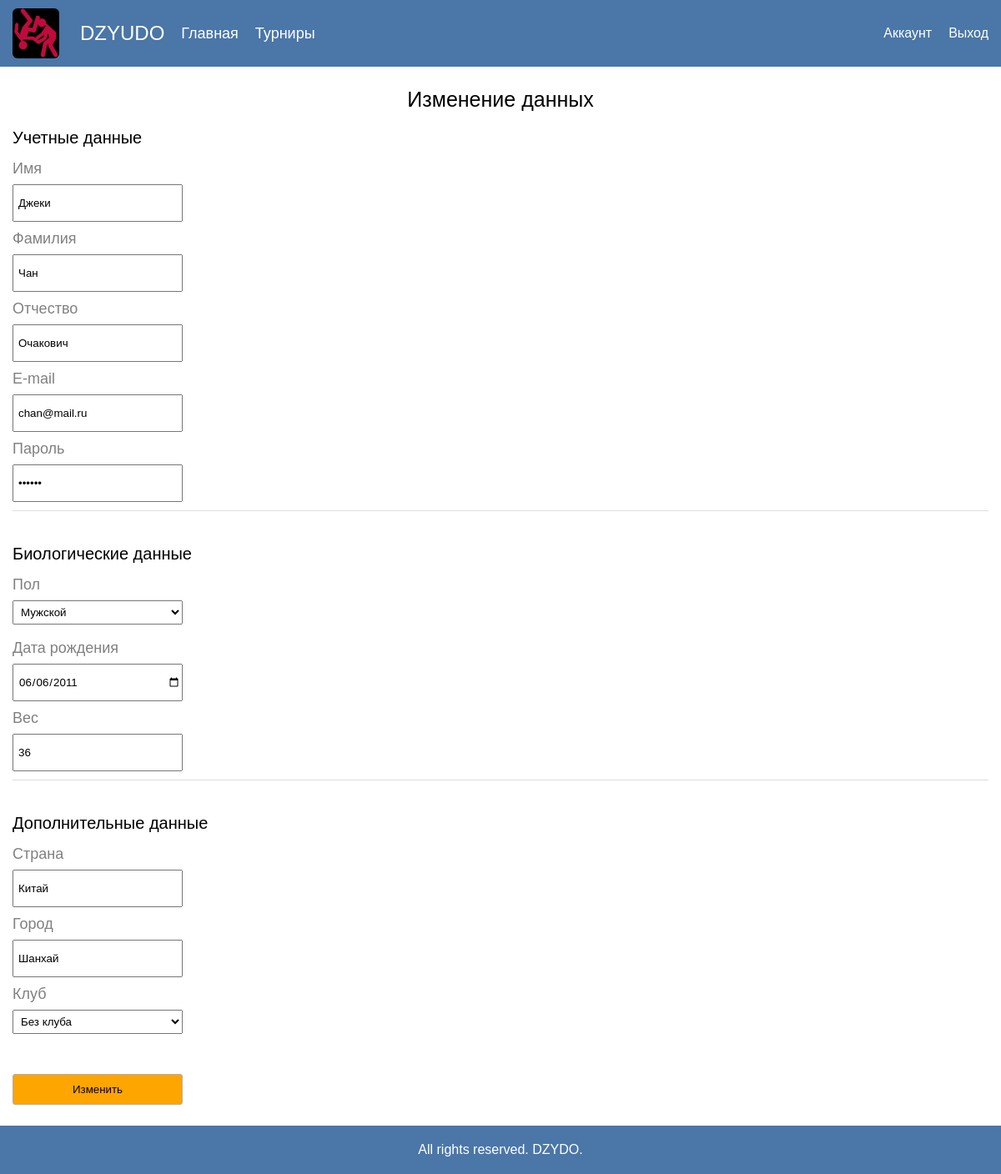
The app's page /cabinet/edit (signed in) with its own data.
### tables this page shows
CREATE TABLE `user` (
  `id` int(11) NOT NULL,
  `name` varchar(255) NOT NULL,
  `surname` varchar(255) DEFAULT NULL,
  `patronymic` varchar(255) DEFAULT NULL,
  `country` varchar(255) DEFAULT NULL,
  `city` varchar(255) DEFAULT NULL,
  `email` varchar(255) NOT NULL,
  `data_of_birth` date DEFAULT NULL,
  `sex_id` int(11) NOT NULL,
  `weight` int(11) DEFAULT NULL,
  `club_id` int(11) NOT NULL,
  `role` varchar(255) NOT NULL DEFAULT 'user',
  `password` varchar(255) NOT NULL
);

### config/routes.php (called while the page is built)
<?php
return array(
    'tournaments/([0-9]+)/matches/([0-9]+)' => 'tournaments/matchView/$1/$2',
    'tournaments/([0-9]+)' => 'tournaments/view/$1',
    'tournaments' => 'tournaments/index',
    'admin/request/delete/([0-9]+)' => 'admin/requestDelete/$1',
    'admin/tournaments/([0-9]+)/matches/edit/([0-9]+)' => 'admin/matchEdit/$1/$2',
    'admin/tournaments/toss/([0-9]+)' => 'admin/toss/$1',
    'admin/tournaments/invite/([0-9]+)/user/([0-9]+)' => 'admin/inviteTry/$1/$2',
    'admin/tournaments/invite/([0-9]+)' => 'admin/invite/$1',
    'admin/tournaments/delete/([0-9]+)' => 'admin/tournamentsDelete/$1',
    'admin/tournaments/edit/([0-9]+)' => 'admin/tournamentsEdit/$1',
    'admin/tournaments/([0-9]+)' => 'admin/tournamentsView/$1',
    'admin/tournaments/add' => 'admin/tournamentsAdd',
    'admin/tournaments' => 'admin/tournaments',
    'admin/users/edit/([0-9]+)' => 'admin/usersEdit/$1',
    'admin/users/([0-9]+)' => 'admin/usersView/$1',
    'admin/users/add' => 'admin/usersAdd',
    'admin/users' => 'admin/users',
    'admin' => 'admin/index',
    'cabinet/edit' => 'cabinet/edit',
    'cabinet' => 'cabinet/index',
    'user/logout' => 'user/logout',
    'user/register' => 'user/register',
    'user/login' => 'user/login',
    '' => 'main/index',
);

### controllers/CabinetController.php (called while the page is built, shortened)
<?php
include_once ROOT.'/models/USER.php';
include_once ROOT.'/models/Club.php';
include_once ROOT . '/models/Sex.php';
class CabinetController
{
    public function actionEdit(){
        $id = USER::isLogged();
        $user = USER::getUser($id);
        $userView = USER::getUserView($id);
        $clubs = Club::getClubs();
        $getSex = Sex::getSex();
        $result = false;
        require_once ("views/edit.php");
        return true;
    }
}

### index.php (called while the page is built, shortened)
<?php
require_once (ROOT.'/components/Router.php');
require_once (ROOT.'/components/DB.php');
$router = new Router();
$router -> run();

### models/USER.php (called while the page is built, shortened)
<?php
class USER
{
    public static function isGuest()
    {
        if (!isset($_SESSION['logged_user'])) {
            return true;
        } else {
            return false;
        }
    }
    public static function getUser($id)
    {
        if ($id) {
            $db = new DB();
            $sql = "SELECT user.id,user.name,user.password, user.surname,user.patronymic,user.country,user.city,user.email,user.data_of_birth,user.role,sex.name as 'sex_name',user.weight,club.name as 'club_name' FROM user INNER JOIN club INNER JOIN sex ON user.club_id = club.id AND user.sex_id = sex.id WHERE user.id = :id";
            return $db->queryObj($sql, [':id' => $id]);
        }
    }
    public static function getUserView($id)
    {
        if ($id) {
            $db = new DB();
            $sql = "SELECT user.name,user.password, user.surname,user.patronymic,user.country,user.city,user.email,user.data_of_birth,sex.name as 'sex_name',user.weight,club.name as 'club_name' FROM user INNER JOIN club INNER JOIN sex ON user.club_id = club.id AND user.sex_id = sex.id WHERE user.id = :id";
            $user = $db->queryObj($sql, [':id' => $id]);
            $vars = get_object_vars($user);
            return $user;
        }
    }
}

### components/DB.php (called while the page is built, shortened)
<?php
class DB extends PDO
{
    public  function queryObj($sql, $params)
    {
        $stmt = $this->prepare($sql);
        $stmt->execute($params);
        return $some = $stmt->fetch(PDO::FETCH_OBJ);
    }
    public  function queryAssocNoP($sql)
    {
        $stmt = $this->prepare($sql);
        $stmt->execute();
        return $some = $stmt->fetchAll(PDO::FETCH_ASSOC);
    }
}

### models/Sex.php (called while the page is built, shortened)
<?php
class Sex
{
    public static function getSex(){
        $db = new DB();
        return $db->queryAssocNoP("SELECT * FROM sex");
    }
}

### models/Club.php (called while the page is built)
<?php
class Club
{
    public static function getClubs(){
        $db = new DB();
        return $db->queryAssocNoP("SELECT * FROM club");
    }
}

### views/edit.php (the view, shortened to what this page needs)
<?php
include_once('header.php');
?>
<div class="edit">
    <div class="container">
        <div class="edit-content">
            <div class="edit-title">Изменение данных</div>
            <?php if ($result): ?>
                <div class="register-done">Данные изменены.  <a href="/cabinet">Вернуться в кабинет</a> </div>
            <?php else: ?>
            <div class="edit-bio-wrap">
                <form action="" method="post">
                    <div class="edit-bio-group">
                        <div class="edit-bio-title">Учетные данные</div>
                        <div class="edit-bio-row">
                            <label for="name" class="register-form-label">Имя</label>
                            <input type="text" placeholder="Имя" name="name" id="name" class="register-form-some"
                                   value="<?php echo $userView->name ?>">
                        </div>
                        <div class="edit-bio-row">
                            <label for="surname" class="register-form-label">Фамилия</label>
                            <input type="text" placeholder="Фамилия" name="surname" id="surname"
                                   class="register-form-some" value="<?php echo $userView->surname ?>">
                        </div>
                        <div class="edit-bio-row">
                            <label for="patronymic" class="register-form-label">Отчество</label>
                            <input type="text" placeholder="Отчество" name="patronymic" id="patronymic"
                                   class="register-form-some" value="<?php echo $userView->patronymic ?>">
                        </div>
                        <div class="edit-bio-row">
                            <label for="email" class="register-form-label">E-mail</label>
                            <input type="text" placeholder="E-mail" name="email" id="email" class="register-form-some"
                                   value="<?php echo $userView->email ?>">
                        </div>
                        <div class="edit-bio-row">
                            <label for="password" class="register-form-label">Пароль</label>
                            <input type="password" placeholder="Пароль" name="password" id="password" class="register-form-some"
                                   value="<?php echo $userView->password?>">
                        </div>
                    </div>
                    <div class="edit-bio-group">
                        <div class="edit-bio-title">Биологические данные</div>
                        <div class="edit-bio-row">
                            <label for="sex" class="register-form-label">Пол</label>
                            <select name="sex" id="sex" class="edit-select">
                                <?php foreach ($getSex as  $value):?>
                                    <?php if ($user->sex_name == $value['name']):?>
                                        <option value="<?php echo $value['id']; ?>" selected="selected"><?php echo $value['name']; ?></option>
                                    <?php else:?>
                                        <option value="<?php echo $value['id']; ?>"><?php echo $value['name']; ?></option>
                                <?php endif;?>
                                <?php endforeach;?>
                            </select>
                        </div>
                        <div class="edit-bio-row">
                            <label for="data" class="register-form-label">Дата рождения</label>
                            <?php if($user->data_of_birth==NULL):?>
                            <input type="date" placeholder="Дата рождения" name="data" id="data" class="register-form-some">
                            <?php else:?>
                            <input type="date" placeholder="Дата рождения" name="data" id="data" class="register-form-some" value="<?php echo $user->data_of_birth; ?>">
                            <?php endif;?>
                        </div>
                        <div class="edit-bio-row">
                            <label for="weight" class="register-form-label">Вес</label>
                            <input type="text" placeholder="Вес" name="weight" id="weight" class="register-form-some"
                                   value="<?php echo $userView->weight?>">
                        </div>
                    </div>
                    <div class="edit-bio-group">
                        <div class="edit-bio-title">Дополнительные данные</div>
                        <div class="edit-bio-row">
                            <label for="country" class="register-form-label">Страна</label>
                            <input type="text" placeholder="Страна" name="country" id="country"
                                   class="register-form-some" value="<?php echo $userView->country; ?>">
                        </div>
                        <div class="edit-bio-row">
                            <label for="city" class="register-form-label">Город</label>
                            <input type="text" placeholder="Город" name="city" id="city"
                                   class="register-form-some" value="<?php echo $userView->city; ?>">
                        </div>
                        <div class="edit-bio-row">
                            <label for="club_name_2" class="register-form-label">Клуб</label>
                            <select name="club_name_1" id="club_name_1" class="edit-select" onchange="check()">
                                <?php foreach ($clubs as  $value):?>
                                    <?php if ($user->club_name == $value['name']):?>
                                        <option value="<?php echo $value['id']; ?>" selected="selected"><?php echo $value['name']; ?></option>
                                    <?php else:?>
                                        <option value="<?php echo $value['id']; ?>"><?php echo $value['name']; ?></option>
                                    <?php endif;?>
                                <?php endforeach;?>
                            </select>
                        </div>
                    </div>
                    <input type="submit" value="Изменить" name="submit" class="register-form-button">
                </form>
                <?php endif; ?>
            </div>
        </div>
    </div>
</div>
<?php
include_once('footer.php');
?>

### components/Router.php (shortened to what this page needs)
<?php
class Router{
    private $routes;
    public function __construct()
    {
        $routerPath = ROOT.'/config/routes.php';
        $this->routes = include($routerPath);
    }
    private function getURI()
    {
        if (!empty($_SERVER['REQUEST_URI'])){
            return trim( $_SERVER['REQUEST_URI'] , '/');
        }
    }
    public function run()
    {
        $uri = $this->getURI();
        foreach ($this->routes as $uriPattern => $path){
            if (preg_match("~^$uriPattern$~", $uri)) {
                $internalRoute = preg_replace("~^$uriPattern$~",$path,$uri);
                $segments = explode('/', $internalRoute);
                $controllerName = ucfirst(array_shift($segments) . 'Controller');
                $actionName = 'action' . ucfirst(array_shift($segments));
                $parameters = $segments;
                $controllerObject = new $controllerName;
                $result = call_user_func_array(array($controllerObject,$actionName),$parameters);
                if ($result != null) {
                    break;
                }
            }
        }
    }
}

### views/header.php (shortened to what this page needs)
<!doctype html>
<html lang="ru">
<head>
    <link href="/css/style.css" rel="stylesheet" type="text/css">
</head>
<body>
<header>
    <div class="container">
        <div class="header-content">
            <div class="header-content-left">
                <img src="/img/logo.jpg" alt="" class="logo">
                <div class="header-2-name">DZYUDO</div>
                <a href="/" class="header-2-a">Главная</a>
                <a href="/tournaments" class="header-2-a">Турниры</a>
            </div>
            <div class="header-content-right">
                <?php if (USER::isGuest()):?>
                <div class="header-content-right-some"><a href="/user/register">Зарегестрироваться</a></div>
                <div class="header-content-right-some"><a href="/user/login">Вход</a></div>
                <?php else: ?>
                <div class="header-content-right-some"><a href="/cabinet">Аккаунт</a></div>
                <div class="header-content-right-some"><a href="/user/logout">Выход</a></div>
                <?php endif; ?>
            </div>
        </div>
    </div>
</header>

### views/footer.php (shortened to what this page needs)
<footer>
    <div class="container">
    <div class="copyright">All rights reserved. DZYDO. </div>
    </div>
</footer>
</body>
</html>

### css/style.css (style rules this page uses)
* { padding: 0; margin: 0; box-sizing: border-box; font-family: Arial, sans-serif; color: black; }
.container { max-width: 1200px; margin: 0 auto; padding-left: 15px; padding-right: 15px; }
header { background-color: #4a76a8; color: white; padding-top: 10px; padding-bottom: 10px; }
body { min-height: 100vh; }
footer { background-color: #4a76a8; color: white; padding-top: 20px; padding-bottom: 20px; }
.copyright { text-align: center; color: white; }
.header-content { display: flex; justify-content: space-between; align-items: center; }
.logo { width: 56px; border-radius: 6px; margin-right: 25px; }
.header-content-right { display: flex; }
.header-content-right-some>a { text-decoration: none; color: white; }
.header-content-right-some:last-child { margin-left: 20px; }
.header-2-name { font-size: 24px; color: white; }
.header-2-a { margin-left: 20px; color: white; text-decoration: none; font-size: 18px; }
.header-content-left { display: flex; align-items: center; }
.register-form-label { font-size: 18px; margin-bottom: 8px; color: grey; }
.register-form-some { width: 204px; height: 45px; padding-left: 5px; }
.register-form-button { width: 204px; padding: 10px; border: 1px solid #AFAFB0; border-radius: 3px; box-shadow: none; background-color: orange; cursor: pointer; }
.edit { padding-top: 25px; padding-bottom: 25px; }
.edit-title { text-align: center; font-size: 25px; margin-bottom: 20px; }
.edit-bio-title { font-size: 20px; margin-bottom: 15px; }
.edit-bio-group { border-bottom: 1px solid #dedcdc; margin-bottom: 40px; }
.edit-bio-group:nth-child(3) { border-bottom: none; }
.edit-bio-row { display: flex; flex-direction: column; margin-bottom: 10px; }
.edit-select { width: 204px; padding: 5px; }
.edit-select:nth-child(2) { margin-bottom: 8px; }
.cabinet, .tournaments, .viewTourn, .admin-start, .ch0ch, .register, .match, .edit, .inviteTry { min-height: 86vh; }

### records on screen
user: name "Джеки", surname "Чан", patronymic "Очакович", email "chan@mail.ru", data "06/06/2011", weight "36", country "Китай", city "Шанхай"

### other values on screen
form field sex "Мужской"
form field club_name_1 "Без клуба"
